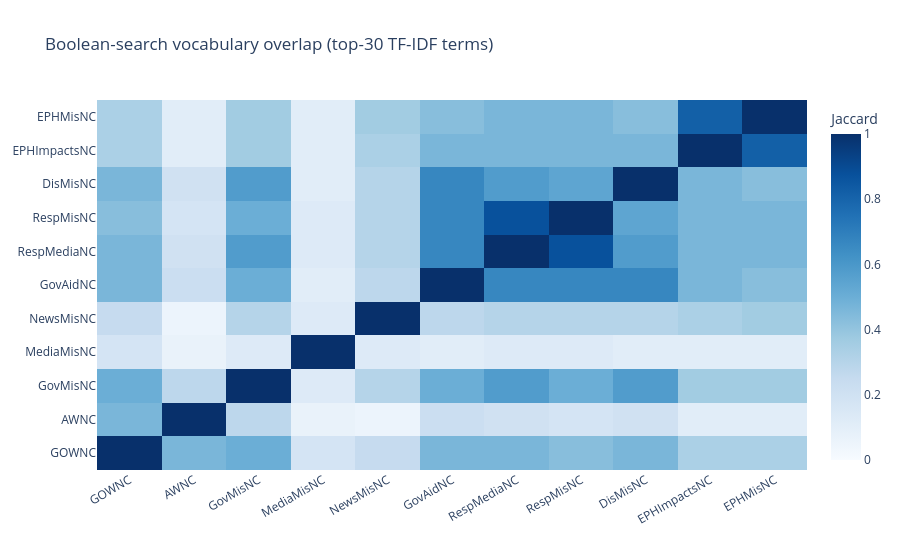

The code cell stored with this chart in its notebook:
### Markdown cell above
### 7.3 Jaccard similarity between boolean-search top-term sets

For every pair of boolean searches, computes the Jaccard similarity of their top-30 TF-IDF terms. Values near 1 mean the two sub-corpora talk about the same things; values near 0 mean genuinely distinct discourse. Useful for validating that (for example) `LAfires_Misinformation` and `HELENE_Misinformation` share misinformation vocabulary but differ on event-specific terms.

### Code cell
def top_terms_set(boolean_name, n=30):
    sub = df[df[f"bool_{boolean_name}"]]
    if len(sub) < 3:
        return set()
    return set(top_terms_tfidf(sub["text_content"].tolist(), CONTENT_STOPWORDS, n=n))

names = [bs["name"] for bs in BOOLEAN_SEARCHES]
term_sets = {n: top_terms_set(n) for n in names}
J = np.zeros((len(names), len(names)))
for i, a in enumerate(names):
    for j, b in enumerate(names):
        u = term_sets[a] | term_sets[b]
        J[i, j] = len(term_sets[a] & term_sets[b]) / len(u) if u else 0.0

fig_jac = go.Figure(go.Heatmap(z=J, x=names, y=names, colorscale="Blues",
                               zmin=0, zmax=1, colorbar=dict(title="Jaccard")))
fig_jac.update_layout(title="Boolean-search vocabulary overlap (top-30 TF-IDF terms)",
                      height=550, xaxis_tickangle=-30, plot_bgcolor="white")
fig_jac.write_html(str(OUTPUT_DIR / "jaccard_similarity.html"), include_plotlyjs="cdn")
fig_jac.show()

### Figure 1 — Plotly figure (JSON) as saved in the notebook; plotly's stock layout.template omitted (floating-point values rounded to 4 significant figures)
{"data": [{"colorbar": {"title": {"text": "Jaccard"}}, "colorscale": [[0, "rgb(247,251,255)"], [0.125, "rgb(222,235,247)"], [0.25, "rgb(198,219,239)"], [0.375, "rgb(158,202,225)"], [0.5, "rgb(107,174,214)"], [0.625, "rgb(66,146,198)"], [0.75, "rgb(33,113,181)"], [0.875, "rgb(8,81,156)"], [1, "rgb(8,48,107)"]], "type": "heatmap", "x": ["GOWNC", "AWNC", "GovMisNC", "MediaMisNC", "NewsMisNC", "GovAidNC", "RespMediaNC", "RespMisNC", "DisMisNC", "EPHImpactsNC", "EPHMisNC"], "y": ["GOWNC", "AWNC", "GovMisNC", "MediaMisNC", "NewsMisNC", "GovAidNC", "RespMediaNC", "RespMisNC", "DisMisNC", "EPHImpactsNC", "EPHMisNC"], "z": [[1.0, 0.4634, 0.5, 0.1765, 0.25, 0.4634, 0.4634, 0.4286, 0.4634, 0.3333, 0.3333], [0.4634, 1.0, 0.2766, 0.07143, 0.05263, 0.2245, 0.2, 0.1765, 0.2, 0.1111, 0.1111], [0.5, 0.2766, 1.0, 0.1321, 0.3043, 0.5, 0.5789, 0.5, 0.5789, 0.3636, 0.3636], [0.1765, 0.07143, 0.1321, 1.0, 0.1321, 0.1111, 0.1321, 0.1321, 0.1111, 0.1111, 0.1111], [0.25, 0.05263, 0.3043, 0.1321, 1.0, 0.2766, 0.3043, 0.3043, 0.3043, 0.3333, 0.3636], [0.4634, 0.2245, 0.5, 0.1111, 0.2766, 1.0, 0.6667, 0.6667, 0.6667, 0.4634, 0.4286], [0.4634, 0.2, 0.5789, 0.1321, 0.3043, 0.6667, 1.0, 0.875, 0.5789, 0.4634, 0.4634], [0.4286, 0.1765, 0.5, 0.1321, 0.3043, 0.6667, 0.875, 1.0, 0.5385, 0.4634, 0.4634], [0.4634, 0.2, 0.5789, 0.1111, 0.3043, 0.6667, 0.5789, 0.5385, 1.0, 0.4634, 0.4286], [0.3333, 0.1111, 0.3636, 0.1111, 0.3333, 0.4634, 0.4634, 0.4634, 0.4634, 1.0, 0.8182], [0.3333, 0.1111, 0.3636, 0.1111, 0.3636, 0.4286, 0.4634, 0.4634, 0.4286, 0.8182, 1.0]], "zmax": 1, "zmin": 0}], "layout": {"height": 550, "plot_bgcolor": "white", "title": {"text": "Boolean-search vocabulary overlap (top-30 TF-IDF terms)"}, "xaxis": {"tickangle": -30}}}
